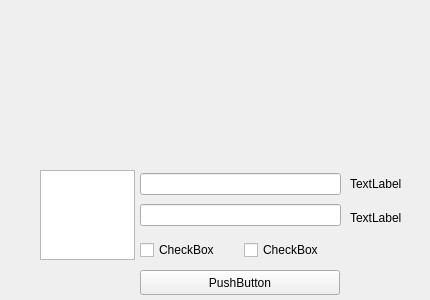
<?xml version="1.0" encoding="UTF-8"?>
<ui version="4.0">
 <class>Login</class>
 <widget class="QWidget" name="Login">
  <property name="geometry">
   <rect>
    <x>0</x>
    <y>0</y>
    <width>430</width>
    <height>300</height>
   </rect>
  </property>
  <property name="windowTitle">
   <string>Form</string>
  </property>
  <widget class="QWidget" name="Login_Logo" native="true">
   <property name="geometry">
    <rect>
     <x>0</x>
     <y>0</y>
     <width>430</width>
     <height>150</height>
    </rect>
   </property>
  </widget>
  <widget class="QWidget" name="Login_Func" native="true">
   <property name="geometry">
    <rect>
     <x>0</x>
     <y>150</y>
     <width>430</width>
     <height>150</height>
    </rect>
   </property>
   <widget class="QGraphicsView" name="graphicsView">
    <property name="geometry">
     <rect>
      <x>40</x>
      <y>20</y>
      <width>95</width>
      <height>90</height>
     </rect>
    </property>
   </widget>
   <widget class="QWidget" name="verticalLayoutWidget_3">
    <property name="geometry">
     <rect>
      <x>140</x>
      <y>20</y>
      <width>201</width>
      <height>61</height>
     </rect>
    </property>
    <layout class="QVBoxLayout" name="verticalLayout_4">
     <item>
      <widget class="QLineEdit" name="lineEdit"/>
     </item>
     <item>
      <widget class="QLineEdit" name="lineEdit_2"/>
     </item>
    </layout>
   </widget>
   <widget class="QWidget" name="horizontalLayoutWidget">
    <property name="geometry">
     <rect>
      <x>140</x>
      <y>90</y>
      <width>201</width>
      <height>21</height>
     </rect>
    </property>
    <layout class="QHBoxLayout" name="horizontalLayout">
     <item>
      <widget class="QCheckBox" name="checkBox_2">
       <property name="text">
        <string>CheckBox</string>
       </property>
      </widget>
     </item>
     <item>
      <widget class="QCheckBox" name="checkBox">
       <property name="text">
        <string>CheckBox</string>
       </property>
      </widget>
     </item>
    </layout>
   </widget>
   <widget class="QWidget" name="verticalLayoutWidget_4">
    <property name="geometry">
     <rect>
      <x>350</x>
      <y>20</y>
      <width>71</width>
      <height>61</height>
     </rect>
    </property>
    <layout class="QVBoxLayout" name="verticalLayout_5">
     <item>
      <widget class="QLabel" name="label">
       <property name="text">
        <string>TextLabel</string>
       </property>
      </widget>
     </item>
     <item>
      <widget class="QLabel" name="label_2">
       <property name="text">
        <string>TextLabel</string>
       </property>
      </widget>
     </item>
    </layout>
   </widget>
   <widget class="QPushButton" name="pushButton_8">
    <property name="geometry">
     <rect>
      <x>140</x>
      <y>120</y>
      <width>200</width>
      <height>25</height>
     </rect>
    </property>
    <property name="text">
     <string>PushButton</string>
    </property>
   </widget>
  </widget>
 </widget>
 <resources/>
 <connections/>
</ui>
